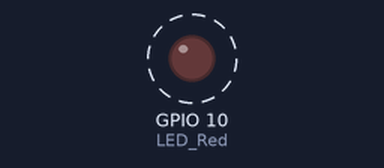
This sketch was run on a simulated ESP32-C3. Parts: output pins drawn as LEDs (lit = HIGH). Dashed ring = blinking. What the sketch prints to the serial monitor is not drawn.

Above: at 0.8 s.
Timing chart, 0 to 3.3 s (numbered marks = the images above):
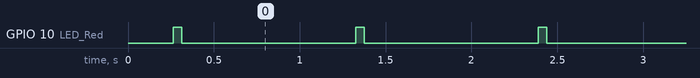

Measured:
- by itself, GPIO 10 (LED_Red): alternates HIGH for 0.05 s and LOW for 1.0 s

The sketch:

AQIX_Test_Code_I2C_Scanner.ino
```cpp
/*
  Dave Williams, DitroniX 2019-2025 (ditronix.net)
  AQIX and CWX-3 Compact Weather Station ESP32-C3 Series Board
  Features include ESP32-C3, CR123A, BME280, SFH2440 Light Sensor, SCD40, USB D1 Flashing Compatible, Battery Sensor

  PCA 1.2409.101 - Compact Weather Station - Basic Bring Up Test Code - 28th Sepember 2024

  Simplified Board Bring Up and Test the I2C Bus.  Report to Serial Print,

  Remember!
  - Set the BOARD to Use ESP32C3 Dev Module (or similar).
  - You can also set the BAUD rate up to 921600 to speed up flashing.
  - The SDK does NOT need external power to flash.  It will take Power from the USB 5V.
  - The Serial Monitor is configured for BAUD 115200

  The purpose of this test code is to cycle through the various main functions of the board as part of bring up testing.
  .
  This test code is OPEN SOURCE and formatted for easier viewing.  Although is is not intended for real world use, it may be freely used, or modified as needed.
  It is distributed on an "AS IS" BASIS, WITHOUT WARRANTIES OR CONDITIONS OF ANY KIND, either express or implied.

  Further information, details and examples can be found on our website or github.com/DitroniX
*/

// Libraries
#include <Wire.h>

// ****************  VARIABLES / DEFINES / STATIC ****************

// Constants
const int LoopDelay = 1; // Loop Delay in Seconds

// **************** OUTPUTS ****************
#define LED_Red 10 // Red LED
#define LED_Green 18 // Gren LED
#define LED_Blue 19 // Blue LED

// Define I2C (Expansion Port)
#define I2C_SDA 7
#define I2C_SCL 5

void setup() {

  // Stabalise
  delay(250);

  // Initialise UART
  Serial.begin(115200, SERIAL_8N1);  //115200
  while (!Serial);
  Serial.println("");

  // Initialize I2C
  Wire.begin (I2C_SDA, I2C_SCL);

  // LEDs
  pinMode(LED_Red, OUTPUT);

  // LEDs Default Off State
  digitalWrite(LED_Red, LOW);

  Serial.println("CWX3 Configured...");
}

void loop() {

  byte error, address;
  int nDevices;

  Serial.println("Scanning I2C Bus for Devices ...");

  nDevices = 0;
  for (address = 1; address < 127; address++ ) {
    Wire.beginTransmission(address);
    error = Wire.endTransmission();
    if (error == 0) {
      Serial.print("I2C device found at address Decimal ");
      if (address < 16) {
        Serial.print("0");
      }
      Serial.print(address);
      Serial.print(" = Hex 0x");
      Serial.println(address, HEX);
      nDevices++;
    }
    else if (error == 4) {
      Serial.print("Unknown error at address Decimal ");
      if (address < 16) {
        Serial.print("0");
      }
      Serial.print(address);
      Serial.print(" = Hex 0x");
      Serial.println(address, HEX);
    }
  }
  if (nDevices == 0) {
    Serial.println("No I2C devices found\n");
  }
  else {
    Serial.println("Done\n");
  }

  // Heatbeat LED
  digitalWrite(LED_Red, HIGH);
  delay(50);
  digitalWrite(LED_Red, LOW);

  // Loop Delay
  delay(LoopDelay * 1000);
}
```
